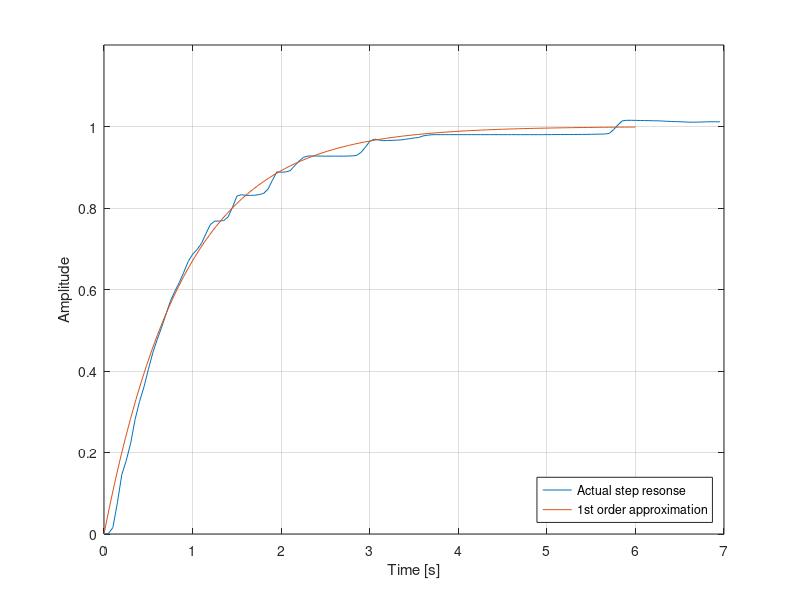
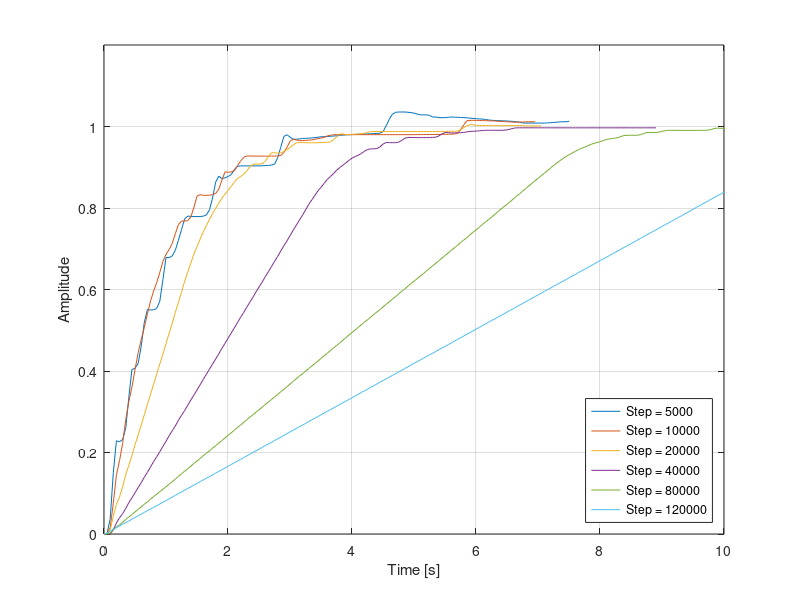

Reproduce these figures in MATLAB, in order.
clear
clc

k =1;
%A1 tau =1
%A2 tau = 0.9
%A3 tau = 1.301
%A4 tau = 2.601
%A5 tau = 5.102
%A6 tau = 7.553

tau= .9;
s = tf('s');
G = k/(tau*s+1)
[B, t] = step(G);

A1=load('step5000.txt');
A2=load('step10000.txt');
A3=load('step20000.txt');
A4=load('step40000.txt');
A5=load('step80000.txt');
A6=load('step120000.txt');

figure(1)
plot((A2(:,2)-A2(1,2))/1000,A2(:,1)/10000)
hold on
plot(t,B)
xlabel('Time [s]') 
ylabel('Amplitude') 
grid on
xlim([0 7])
ylim([0 1.2])
legend({'Actual step resonse','1st order approximation'},'Location','southeast')
hold off
%%
figure(2)
plot((A1(:,2)-A1(1,2))/1000,A1(:,1)/5000)
hold on
plot((A2(:,2)-A2(1,2))/1000,A2(:,1)/10000)
plot((A3(:,2)-A3(1,2))/1000,A3(:,1)/20000)
plot((A4(:,2)-A4(1,2))/1000,A4(:,1)/40000)
plot((A5(:,2)-A5(1,2))/1000,A5(:,1)/80000)
plot((A6(:,2)-A6(1,2))/1000,A6(:,1)/120000)
xlabel('Time [s]') 
ylabel('Amplitude') 
grid on
xlim([0 10])
ylim([0 1.2])
legend({'Step = 5000','Step = 10000', 'Step = 20000', 'Step = 40000', 'Step = 80000', 'Step = 120000'},'Location','southeast')
hold off